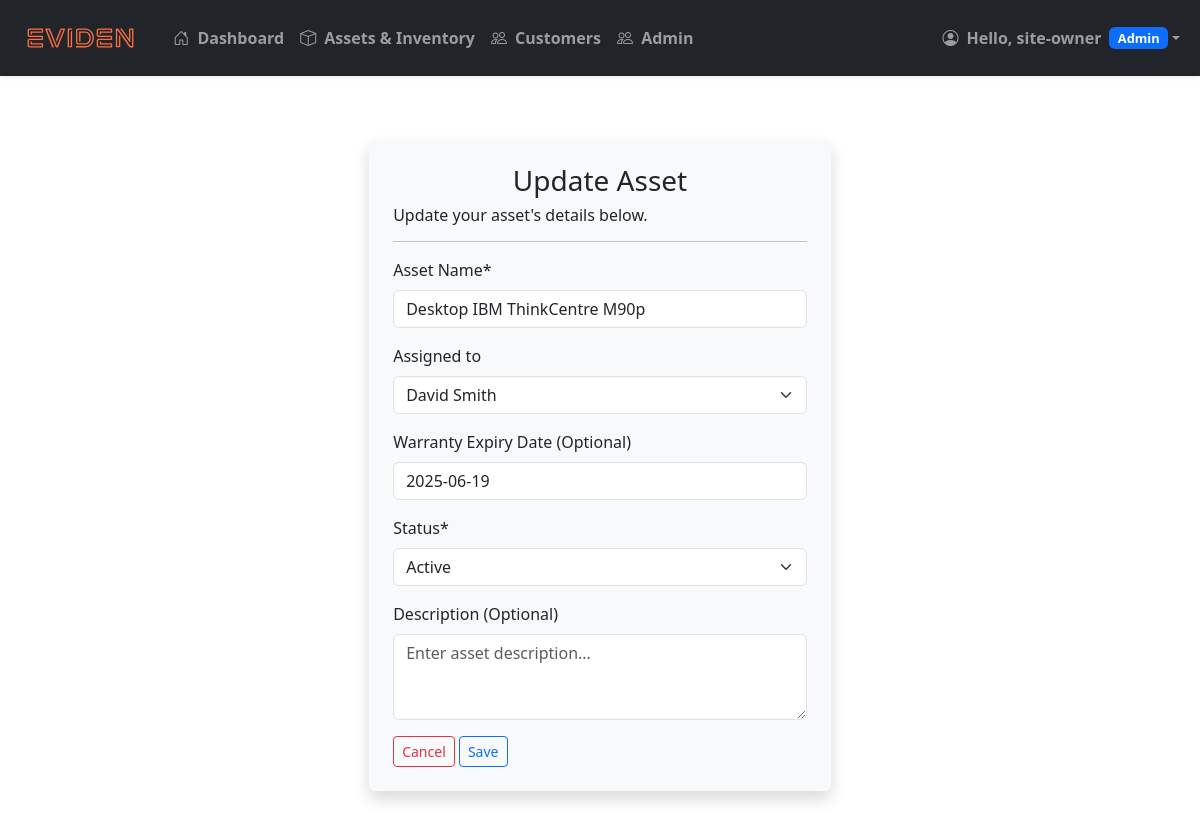
/assets/update/8/ (signed in), run on the app's committed database.
### inventory/models.py (models this page shows, shortened)
class Asset(models.Model):
    class StatusChoices(models.TextChoices):
        ACTIVE = 'Active', 'Active'
        PENDING_MAINTENANCE = 'Pending Maintenance', 'Pending Maintenance'
        DECOMMISSIONED = 'Decommissioned', 'Decommissioned'
    name = models.CharField(
        max_length=200,
        null=True,
        validators=[
            RegexValidator(
                regex=r'^(?=.*[a-zA-Z])(?=.*[a-zA-Z0-9]).+$',
                message="Asset name must contain at least one letter and cannot consist solely of special characters or numbers."
            )
        ]
    )
    assigned_to = models.ForeignKey(Customer, on_delete=models.SET_NULL, null=True, blank=True, related_name="assignment")
    warranty_expiry = models.DateField(null=True, blank=True)
    status = models.CharField(
        max_length=20,
        choices=StatusChoices.choices,
        default=StatusChoices.ACTIVE,
        null=False
    )
    description = models.CharField(
        max_length=450,
        null=True,
        blank=True,
        validators=[
            MinLengthValidator(10, message="Description must be at least 10 characters, or left empty.")
        ]
    )
    date_assigned = models.DateTimeField(auto_now_add=True)
    last_updated = models.DateTimeField(auto_now=True)  # Automatically updated when the asset is saved

class Customer(models.Model):
    name = models.CharField(
        max_length=200,
        null=True,
        validators=[
            RegexValidator(
                regex=r'^(?=.*[a-zA-Z])(?=.*[a-zA-Z0-9]).+$',
                message="Name must contain at least one letter and cannot consist solely of special characters or numbers."
            )
        ]
    )
    phone_number = models.CharField(
        max_length=20,
        null=True,
        blank=True,  # Allows empty input in forms
        validators=[
            RegexValidator(
                regex=r'^\+?(\(\d{1,4}\)|\d{1,4})?[\s\-]?\d{1,4}[\s\-]?\d{1,4}[\s\-]?\d{1,4}$',
                message="Phone number must start with an optional '+' followed by digits, with optional spaces, parentheses, or hyphens."
            )
        ]
    )
    email = models.CharField(
        max_length=200,
        unique=True,  # Ensures email uniqueness
        null=True,
        validators=[
            EmailValidator(message="Enter a valid email address.")
        ]
    )
    date_joined = models.DateTimeField(auto_now_add=True)
    def __str__(self):
        return self.name

### inventory/views/asset_views.py (the view)
# urls.py: path('assets/update/<int:asset_id>/', asset_views.update_asset, name='update-asset'),
@login_required(login_url='login')
def update_asset(request, asset_id):
    asset = get_object_or_404(Asset, id=asset_id)
    if request.method == 'POST':
        form = AssetForm(request.POST, instance=asset)
        if form.is_valid():
            form.save()
            messages.success(request, 'Asset record updated successfully.')
            return redirect_when_next(request, 'view-asset', asset_id=asset_id)
    else:
        form = AssetForm(instance=asset)
    return render(request, 'inventory/asset/update-asset.html', {'form': form})

### inventory/forms/asset_forms.py
class AssetForm(forms.ModelForm):
    class Meta:
        model = Asset
        fields = ['name', 'assigned_to', 'warranty_expiry', 'status', 'description']
    name = forms.CharField(
        widget=forms.TextInput(attrs={
            'class': 'form-control',
            'placeholder': 'Enter asset name',
        }),
        label='Asset Name',
        max_length=255,
        required=True
    )
    warranty_expiry = forms.DateField(
        widget=forms.TextInput(attrs={
            'class': 'form-control datepicker',
            'placeholder': 'Select a warranty expiry date',
        }),
        label='Warranty Expiry Date (Optional)',
        required=False
    )
    description = forms.CharField(
        widget=forms.Textarea(attrs={
            'class': 'form-control',
            'rows': 3,
            'placeholder': 'Enter asset description...',
        }),
        label='Description (Optional)',
        required=False
    )

### inventory/templates/inventory/asset/update-asset.html (shortened to what this page needs)
{% extends "inventory/base.html" %}
{% load crispy_forms_tags %}
{% block content %}
    <div class="container shadow p-4 bg-body-tertiary rounded col-12 col-md-5">
        <h3 class="text-center">Update Asset</h3>
        <h6>Update your asset's details below.</h6>
        <hr>
        <form method="POST" autocomplete="off">
            {{ form|crispy }}
            <button type="button" class="btn btn-outline-danger btn-sm" onclick="window.history.back()">Cancel</button>
            <button type="submit" class="btn btn-outline-primary btn-sm">Save</button>
        </form>
    </div>
{% endblock content %}

### inventory/templates/inventory/navbar.html (shortened to what this page needs)
{% load static %}
<nav class="navbar navbar-expand-md navbar-dark bg-dark shadow-sm">
  <div class="container-fluid">
    <a class="navbar-brand" href="{% url '' %}">
      <img class="navbar-logo" src="{% static 'images/Logotype_Eviden_RGB_Orange.svg' %}" alt="Logo">
    </a>
    <div class="collapse navbar-collapse" id="navbarNav">
      {% if user.is_authenticated %}
      <ul class="navbar-nav me-auto">
        <li class="nav-item">
          <a class="nav-link {% if request.path == '/' %}active{% endif %}" href="{% url '' %}">
            <i class="bi bi-house-door me-1"></i> Dashboard
          </a>
        </li>
        <li class="nav-item">
          <a class="nav-link {% if request.path == '/assets/' %}active{% endif %}" href="{% url 'view-assets' %}">
            <i class="bi bi-box me-1"></i> Assets & Inventory
          </a>
        </li>
        <li class="nav-item">
          <a class="nav-link {% if request.path == '/customers/' %}active{% endif %}" href="{% url 'view-customers' %}">
            <i class="bi bi-people me-1"></i> Customers
          </a>
        </li>
        {% if request.user.is_staff %}
         <li class="nav-item">
          <a class="nav-link {% if request.path == '/admin/' %}active{% endif %}" href="{% url 'view-users' %}">
            <i class="bi bi-people me-1"></i> Admin
          </a>
        </li>
        {% endif %}
      </ul>
      <ul class="navbar-nav ms-auto">
        <li class="nav-item dropdown">
          <a class="nav-link dropdown-toggle d-flex align-items-center" href="#" id="navbarDropdown" role="button" data-bs-toggle="dropdown" aria-expanded="false">
            <i class="bi bi-person-circle me-2"></i>
            Hello, {{ user.first_name|default:user.username }}
            {% if user.is_staff %}
              <span class="badge bg-primary ms-2" style="font-size: 0.8em;">Admin</span>
            {% endif %}
          </a>
        </li>
      </ul>
      {% endif %}
    </div>
  </div>
</nav>

### static/css/styles.css (style rules this page uses)
:root { --brand-color: #FF6D43; }
.nav-link { color: inherit; transition: color 0.5s ease-in-out; font-weight: bold !important; }
.navbar-logo { height: 50px; width: auto; max-height: 75px; }

### data on the page
Asset: name "Desktop IBM ThinkCentre M90p", assigned_to "David Smith", warranty_expiry "2025-06-19", status "Active"

### other printed values
{{ user.first_name|default:user.username }} "site-owner"
